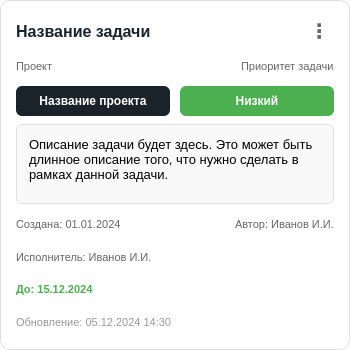
<?xml version="1.0" encoding="UTF-8"?>
<ui version="4.0">
 <class>TaskCard</class>
 <widget class="QFrame" name="TaskCard">
  <property name="geometry">
   <rect>
    <x>0</x>
    <y>0</y>
    <width>350</width>
    <height>350</height>
   </rect>
  </property>
  <property name="sizePolicy">
   <sizepolicy hsizetype="Fixed" vsizetype="Fixed">
    <horstretch>0</horstretch>
    <verstretch>0</verstretch>
   </sizepolicy>
  </property>
  <property name="minimumSize">
   <size>
    <width>300</width>
    <height>350</height>
   </size>
  </property>
  <property name="maximumSize">
   <size>
    <width>350</width>
    <height>350</height>
   </size>
  </property>
  <property name="styleSheet">
   <string notr="true">QFrame#TaskCard {
    background-color: white;
    border-radius: 10px;
    border: 1px solid #E0E0E0;
    padding: 15px;
}
QFrame#TaskCard:hover {
    border: 2px solid #D22730;
    box-shadow: 0 4px 12px rgba(210, 39, 48, 0.2);
}</string>
  </property>
  <property name="frameShape">
   <enum>QFrame::Shape::StyledPanel</enum>
  </property>
  <property name="frameShadow">
   <enum>QFrame::Shadow::Raised</enum>
  </property>
  <layout class="QVBoxLayout" name="verticalLayout">
   <property name="spacing">
    <number>8</number>
   </property>
   <property name="leftMargin">
    <number>0</number>
   </property>
   <property name="topMargin">
    <number>0</number>
   </property>
   <property name="rightMargin">
    <number>0</number>
   </property>
   <property name="bottomMargin">
    <number>0</number>
   </property>
   <item>
    <layout class="QHBoxLayout" name="titleLayout">
     <item>
      <widget class="QLabel" name="taskTitleLabel">
       <property name="styleSheet">
        <string notr="true">QLabel {
    font-size: 16px;
    font-weight: bold;
    color: #1B232A;
}</string>
       </property>
       <property name="text">
        <string>Название задачи</string>
       </property>
      </widget>
     </item>
     <item>
      <spacer name="horizontalSpacer">
       <property name="orientation">
        <enum>Qt::Orientation::Horizontal</enum>
       </property>
       <property name="sizeHint" stdset="0">
        <size>
         <width>40</width>
         <height>20</height>
        </size>
       </property>
      </spacer>
     </item>
     <item>
      <widget class="QPushButton" name="menuButton">
       <property name="minimumSize">
        <size>
         <width>30</width>
         <height>30</height>
        </size>
       </property>
       <property name="maximumSize">
        <size>
         <width>30</width>
         <height>30</height>
        </size>
       </property>
       <property name="styleSheet">
        <string notr="true">QPushButton {
    background-color: transparent;
    border: none;
    color: #666;
    font-size: 20px;
    font-weight: bold;
}
QPushButton:hover {
    color: #D22730;
}</string>
       </property>
       <property name="text">
        <string>⋮</string>
       </property>
      </widget>
     </item>
    </layout>
   </item>
   <item>
    <layout class="QHBoxLayout" name="labelsLayout">
     <item>
      <widget class="QLabel" name="projectLabel">
       <property name="styleSheet">
        <string notr="true">QLabel {
    font-size: 11px;
    color: #666;
}</string>
       </property>
       <property name="text">
        <string>Проект</string>
       </property>
      </widget>
     </item>
     <item>
      <spacer name="horizontalSpacer_2">
       <property name="orientation">
        <enum>Qt::Orientation::Horizontal</enum>
       </property>
       <property name="sizeHint" stdset="0">
        <size>
         <width>40</width>
         <height>20</height>
        </size>
       </property>
      </spacer>
     </item>
     <item>
      <widget class="QLabel" name="priorityLabel">
       <property name="styleSheet">
        <string notr="true">QLabel {
    font-size: 11px;
    color: #666;
}</string>
       </property>
       <property name="text">
        <string>Приоритет задачи</string>
       </property>
      </widget>
     </item>
    </layout>
   </item>
   <item>
    <layout class="QHBoxLayout" name="projectPriorityLayout">
     <property name="spacing">
      <number>10</number>
     </property>
     <item>
      <widget class="QPushButton" name="projectButton">
       <property name="minimumSize">
        <size>
         <width>0</width>
         <height>30</height>
        </size>
       </property>
       <property name="maximumSize">
        <size>
         <width>16777215</width>
         <height>30</height>
        </size>
       </property>
       <property name="styleSheet">
        <string notr="true">QPushButton {
    background-color: #1B232A;
    color: white;
    border: none;
    border-radius: 6px;
    padding: 6px 12px;
    font-size: 12px;
    font-weight: bold;
}
QPushButton:hover {
    background-color: #D9D9D6;
    color: black;
}</string>
       </property>
       <property name="text">
        <string>Название проекта</string>
       </property>
      </widget>
     </item>
     <item>
      <widget class="QLabel" name="priorityValueLabel">
       <property name="minimumSize">
        <size>
         <width>0</width>
         <height>30</height>
        </size>
       </property>
       <property name="maximumSize">
        <size>
         <width>16777215</width>
         <height>30</height>
        </size>
       </property>
       <property name="layoutDirection">
        <enum>Qt::LayoutDirection::LeftToRight</enum>
       </property>
       <property name="styleSheet">
        <string notr="true">QLabel {
    background-color: #4CAF50;
    color: white;
    border: none;
    border-radius: 6px;
    padding: 6px 12px;
    font-size: 12px;
    font-weight: bold;
    text-align: center;
}</string>
       </property>
       <property name="text">
        <string>Низкий</string>
       </property>
       <property name="alignment">
        <set>Qt::AlignmentFlag::AlignCenter</set>
       </property>
      </widget>
     </item>
    </layout>
   </item>
   <item>
    <widget class="QTextEdit" name="descriptionText">
     <property name="maximumSize">
      <size>
       <width>16777215</width>
       <height>80</height>
      </size>
     </property>
     <property name="styleSheet">
      <string notr="true">QTextEdit {
    border: 1px solid #E0E0E0;
    border-radius: 6px;
    padding: 8px;
    font-size: 13px;
    background-color: #F9F9F9;
}
QTextEdit:focus {
    border: 1px solid #D22730;
}</string>
     </property>
     <property name="readOnly">
      <bool>true</bool>
     </property>
     <property name="html">
      <string>&lt;!DOCTYPE HTML PUBLIC &quot;-//W3C//DTD HTML 4.0//EN&quot; &quot;http://www.w3.org/TR/REC-html40/strict.dtd&quot;&gt;
&lt;html&gt;&lt;head&gt;&lt;meta name=&quot;qrichtext&quot; content=&quot;1&quot; /&gt;&lt;meta charset=&quot;utf-8&quot; /&gt;&lt;style type=&quot;text/css&quot;&gt;
p, li { white-space: pre-wrap; }
hr { height: 1px; border-width: 0; }
li.unchecked::marker { content: &quot;\2610&quot;; }
li.checked::marker { content: &quot;\2612&quot;; }
&lt;/style&gt;&lt;/head&gt;&lt;body style=&quot; font-family:'Segoe UI'; font-size:13px; font-weight:400; font-style:normal;&quot;&gt;
&lt;p style=&quot; margin-top:0px; margin-bottom:0px; margin-left:0px; margin-right:0px; -qt-block-indent:0; text-indent:0px;&quot;&gt;Описание задачи будет здесь. Это может быть длинное описание того, что нужно сделать в рамках данной задачи.&lt;/p&gt;&lt;/body&gt;&lt;/html&gt;</string>
     </property>
    </widget>
   </item>
   <item>
    <layout class="QHBoxLayout" name="tagsLayout">
     <property name="spacing">
      <number>5</number>
     </property>
    </layout>
   </item>
   <item>
    <layout class="QHBoxLayout" name="createdLayout">
     <item>
      <widget class="QLabel" name="createdLabel">
       <property name="styleSheet">
        <string notr="true">QLabel {
    font-size: 11px;
    color: #666;
}</string>
       </property>
       <property name="text">
        <string>Создана: 01.01.2024</string>
       </property>
      </widget>
     </item>
     <item>
      <spacer name="horizontalSpacer_3">
       <property name="orientation">
        <enum>Qt::Orientation::Horizontal</enum>
       </property>
       <property name="sizeHint" stdset="0">
        <size>
         <width>40</width>
         <height>20</height>
        </size>
       </property>
      </spacer>
     </item>
     <item>
      <widget class="QLabel" name="authorLabel">
       <property name="styleSheet">
        <string notr="true">QLabel {
    font-size: 11px;
    color: #666;
}</string>
       </property>
       <property name="text">
        <string>Автор: Иванов И.И.</string>
       </property>
      </widget>
     </item>
    </layout>
   </item>
   <item>
    <widget class="QLabel" name="executorLabel">
     <property name="styleSheet">
      <string notr="true">QLabel {
    font-size: 11px;
    color: #666;
}</string>
     </property>
     <property name="text">
      <string>Исполнитель: Иванов И.И.</string>
     </property>
    </widget>
   </item>
   <item>
    <widget class="QLabel" name="deadlineLabel">
     <property name="styleSheet">
      <string notr="true">QLabel {
    font-size: 11px;
    color: #4CAF50;
    font-weight: bold;
}</string>
     </property>
     <property name="text">
      <string>До: 15.12.2024</string>
     </property>
    </widget>
   </item>
   <item>
    <widget class="QLabel" name="updatedLabel">
     <property name="styleSheet">
      <string notr="true">QLabel {
    font-size: 11px;
    color: #999;
}</string>
     </property>
     <property name="text">
      <string>Обновление: 05.12.2024 14:30</string>
     </property>
    </widget>
   </item>
  </layout>
 </widget>
 <resources/>
 <connections/>
</ui>
